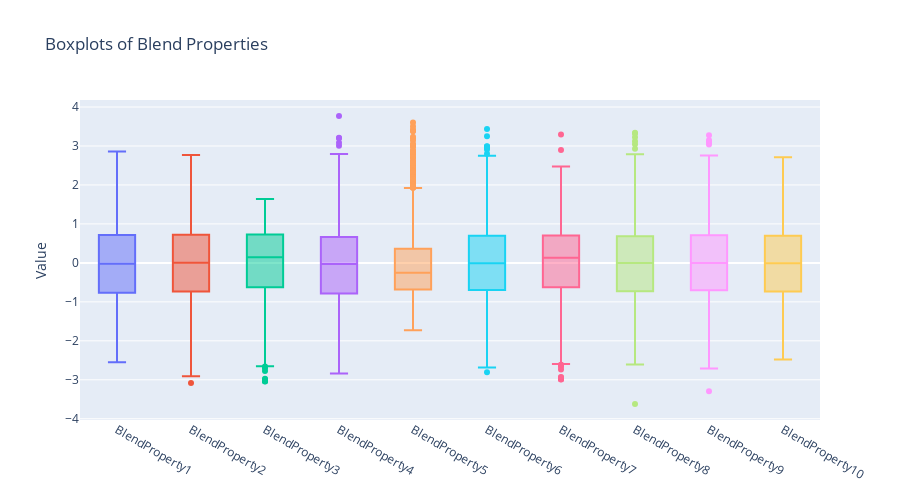

Notebook code cell kept with this figure:
### Markdown cell above
Plot Insights:
- Most properties show *normal/symmetric distributions* (BlendProperty1, 2, 3, 6, 8, 9, 10)
- `BlendProperty4` appears *bimodal* (two peaks) - suggests two distinct blend regimes
- `BlendProperty5` shows *right skew* with long tail
- `BlendProperty7` shows *left skew*

### Code cell
## Boxplot
fig_box_blend = go.Figure()

for col in blend_cols:
    fig_box_blend.add_trace(
        go.Box(y=train_data[col], name=col, boxpoints='outliers')
    )

fig_box_blend.update_layout(
    showlegend=False,
    title="Boxplots of Blend Properties",
    yaxis_title="Value",
    height=500
)

### Figure 1 — Plotly figure (JSON) as saved in the notebook; plotly's stock layout.template omitted (floating-point values rounded to 4 significant figures; data arrays with more than 128 entries replaced by an {"elided": "..."} marker saying what was removed)
{"data": [{"boxpoints": "outliers", "name": "BlendProperty1", "type": "box", "y": {"elided": "2000 float values"}}, {"boxpoints": "outliers", "name": "BlendProperty2", "type": "box", "y": {"elided": "2000 float values"}}, {"boxpoints": "outliers", "name": "BlendProperty3", "type": "box", "y": {"elided": "2000 float values"}}, {"boxpoints": "outliers", "name": "BlendProperty4", "type": "box", "y": {"elided": "2000 float values"}}, {"boxpoints": "outliers", "name": "BlendProperty5", "type": "box", "y": {"elided": "2000 float values"}}, {"boxpoints": "outliers", "name": "BlendProperty6", "type": "box", "y": {"elided": "2000 float values"}}, {"boxpoints": "outliers", "name": "BlendProperty7", "type": "box", "y": {"elided": "2000 float values"}}, {"boxpoints": "outliers", "name": "BlendProperty8", "type": "box", "y": {"elided": "2000 float values"}}, {"boxpoints": "outliers", "name": "BlendProperty9", "type": "box", "y": {"elided": "2000 float values"}}, {"boxpoints": "outliers", "name": "BlendProperty10", "type": "box", "y": {"elided": "2000 float values"}}], "layout": {"height": 500, "showlegend": false, "title": {"text": "Boxplots of Blend Properties"}, "yaxis": {"title": {"text": "Value"}}}}
